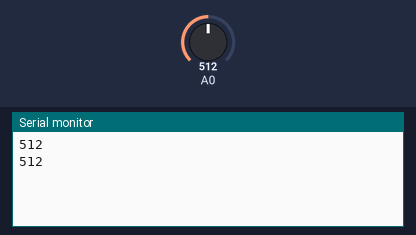
Bench run of a sketch on a simulated Arduino Uno, built with avr-gcc and run on an emulated ATmega328P. On the bench: the last lines printed to the serial monitor. The test bench sets the inputs (shaded band); at power-on: A0 = 512.

Above: at 5.8 s.
5.9 s: A0 set to 716
At 10.8 s:
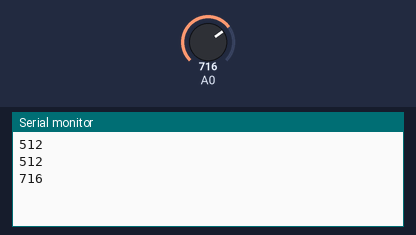
11.9 s: A0 set to 900
At 15.8 s:
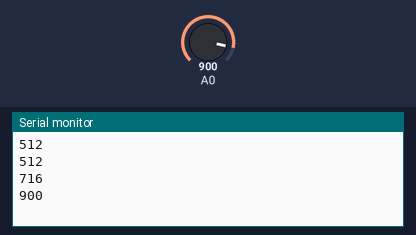
Timing chart, 0 to 17.3 s (numbered marks = the images above; inputs shaded):
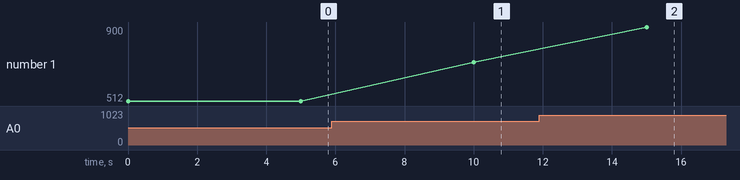

Measured:
- after the input at 5.9 s, the serial monitor: prints a new line after 4.1 s (image 1)
- after the input at 11.9 s, the serial monitor: prints a new line after 3.1 s (image 2)
- plotted number 1: 512 → 716 after the input at 5.9 s, 716 → 900 after the input at 11.9 s

The sketch:

1b.ino
```cpp
int valorLdr = 0;

void setup() {
  Serial.begin(9600);
}

void loop() {
  valorLdr = analogRead(0);

  Serial.println(valorLdr);
  delay(5000);
}
```
